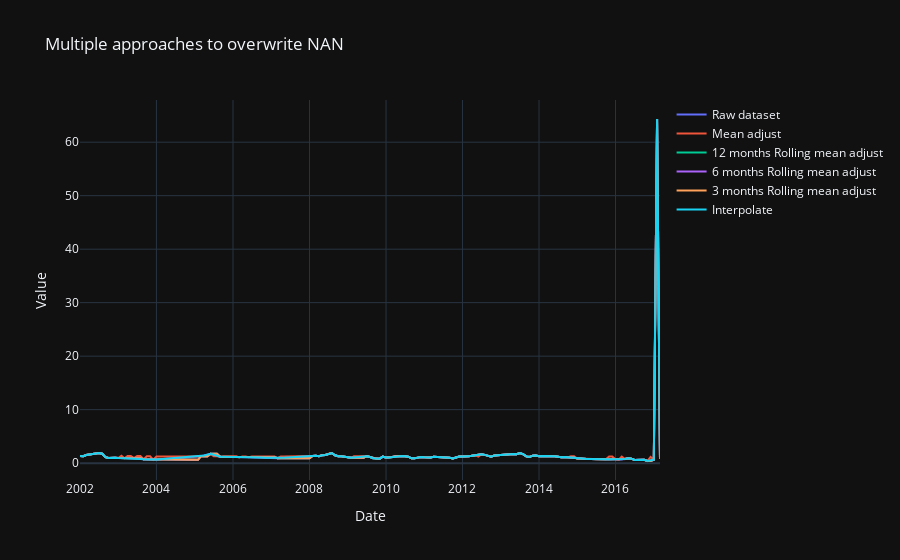

The code cell stored with this chart in its notebook:
### Code cell
fig = go.Figure()

# Adicionar traços para cada DataFrame
fig.add_trace(
    go.Scatter(x=dataframe_to_adjust['date'], y=dataframe_to_adjust['usdprice'], mode='lines', name='Raw dataset'))
fig.add_trace(go.Scatter(x=dataframe_adjusted_mean['date'], y=dataframe_adjusted_mean['usdprice'], mode='lines',
                         name='Mean adjust'))
fig.add_trace(
    go.Scatter(x=dataframe_adjusted_rolling_12_months['date'], y=dataframe_adjusted_rolling_12_months['usdprice'],
               mode='lines', name='12 months Rolling mean adjust'))
fig.add_trace(
    go.Scatter(x=dataframe_adjusted_rolling_6_months['date'], y=dataframe_adjusted_rolling_6_months['usdprice'],
               mode='lines', name='6 months Rolling mean adjust'))
fig.add_trace(
    go.Scatter(x=dataframe_adjusted_rolling_3_months['date'], y=dataframe_adjusted_rolling_3_months['usdprice'],
               mode='lines', name='3 months Rolling mean adjust'))
fig.add_trace(
    go.Scatter(x=dataframe_adjusted_interpolate['date'], y=dataframe_adjusted_interpolate['usdprice'], mode='lines',
               name='Interpolate'))
# Adicionar título e rótulos dos eixos
fig.update_layout(title='Multiple approaches to overwrite NAN',
                  xaxis_title='Date',
                  yaxis_title='Value')

# Mostrar o gráfico
fig.show()

### Figure 1 — Plotly figure (JSON) as saved in the notebook; plotly's stock layout.template omitted (floating-point values rounded to 4 significant figures; data arrays with more than 128 entries replaced by an {"elided": "..."} marker saying what was removed)
{"data": [{"mode": "lines", "name": "Raw dataset", "x": ["2002-01-01T00:00:00", "2002-02-01T00:00:00", "2002-03-01T00:00:00", "2002-04-01T00:00:00", "2002-05-01T00:00:00", "2002-06-01T00:00:00", "2002-07-01T00:00:00", "2002-08-01T00:00:00", "2002-09-01T00:00:00", "2002-10-01T00:00:00", "2002-11-01T00:00:00", "2002-12-01T00:00:00", "2003-01-01T00:00:00", "2003-03-01T00:00:00", "2003-06-01T00:00:00", "2003-09-01T00:00:00", "2003-12-01T00:00:00", "2005-03-01T00:00:00", "2005-06-01T00:00:00", "2005-09-01T00:00:00", "2005-12-01T00:00:00", "2006-03-01T00:00:00", "2006-06-01T00:00:00", "2007-03-01T00:00:00", "2008-02-01T00:00:00", "2008-03-01T00:00:00", "2008-04-01T00:00:00", "2008-05-01T00:00:00", "2008-06-01T00:00:00", "2008-07-01T00:00:00", "2008-08-01T00:00:00", "2008-09-01T00:00:00", "2008-10-01T00:00:00", "2008-11-01T00:00:00", "2008-12-01T00:00:00", "2009-01-01T00:00:00", "2009-02-01T00:00:00", "2009-07-01T00:00:00", "2009-08-01T00:00:00", "2009-09-01T00:00:00", "2009-10-01T00:00:00", "2009-11-01T00:00:00", "2009-12-01T00:00:00", "2010-01-01T00:00:00", "2010-02-01T00:00:00", "2010-03-01T00:00:00", "2010-04-01T00:00:00", "2010-05-01T00:00:00", "2010-06-01T00:00:00", "2010-07-01T00:00:00", "2010-08-01T00:00:00", "2010-09-01T00:00:00", "2010-10-01T00:00:00", "2010-11-01T00:00:00", "2010-12-01T00:00:00", "2011-01-01T00:00:00", "2011-02-01T00:00:00", "2011-03-01T00:00:00", "2011-04-01T00:00:00", "2011-05-01T00:00:00", "2011-06-01T00:00:00", "2011-07-01T00:00:00", "2011-08-01T00:00:00", "2011-09-01T00:00:00", "2011-10-01T00:00:00", "2011-11-01T00:00:00", "2011-12-01T00:00:00", "2012-01-01T00:00:00", "2012-02-01T00:00:00", "2012-03-01T00:00:00", "2012-04-01T00:00:00", "2012-05-01T00:00:00", "2012-07-01T00:00:00", "2012-08-01T00:00:00", "2012-09-01T00:00:00", "2012-10-01T00:00:00", "2012-11-01T00:00:00", "2012-12-01T00:00:00", "2013-01-01T00:00:00", "2013-02-01T00:00:00", "2013-03-01T00:00:00", "2013-04-01T00:00:00", "2013-05-01T00:00:00", "2013-06-01T00:00:00", "2013-07-01T00:00:00", "2013-08-01T00:00:00", "2013-09-01T00:00:00", "2013-10-01T00:00:00", "2013-11-01T00:00:00", "2013-12-01T00:00:00", "2014-01-01T00:00:00", "2014-02-01T00:00:00", "2014-03-01T00:00:00", "2014-04-01T00:00:00", "2014-05-01T00:00:00", "2014-06-01T00:00:00", "2014-07-01T00:00:00", "2014-08-01T00:00:00", "2014-09-01T00:00:00", "2014-10-01T00:00:00", "2015-01-01T00:00:00", "2015-02-01T00:00:00", "2015-03-01T00:00:00", "2015-04-01T00:00:00", "2015-05-01T00:00:00", "2015-06-01T00:00:00", "2015-07-01T00:00:00", "2015-08-01T00:00:00", "2015-09-01T00:00:00", "2015-10-01T00:00:00", "2016-01-01T00:00:00", "2016-02-01T00:00:00", "2016-04-01T00:00:00", "2016-05-01T00:00:00", "2016-06-01T00:00:00", "2016-07-01T00:00:00", "2016-08-01T00:00:00", "2016-09-01T00:00:00", "2016-10-01T00:00:00", "2016-11-01T00:00:00", "2017-01-01T00:00:00", "2017-02-01T00:00:00", "2017-03-01T00:00:00"], "y": [1.325, 1.297, 1.516, 1.621, 1.681, 1.839, 1.906, 1.752, 1.128, 0.9524, 1.029, 0.9962, 0.9508, 0.9227, 0.9315, 0.7175, 0.6294, 1.302, 1.735, 1.183, 1.174, 1.07, 1.121, 0.9208, 1.357, 1.393, 1.282, 1.496, 1.519, 1.758, 1.898, 1.478, 1.278, 1.291, 1.181, 1.008, 0.9948, 1.304, 1.145, 0.8843, 0.8476, 0.8373, 1.208, 1.065, 1.075, 1.132, 1.265, 1.229, 1.312, 1.296, 1.205, 0.906, 0.8949, 1.031, 1.16, 1.085, 1.022, 1.058, 1.202, 1.171, 1.15, 1.199, 1.138, 1.001, 0.8902, 1.077, 1.227, 1.249, 1.211, 1.266, 1.378, 1.475, 1.66, 1.549, 1.311, 1.187, 1.443, 1.503, 1.47, 1.491, 1.568, 1.664, 1.703, 1.664, 1.883, 1.677, 1.256, 1.166, 1.403, 1.408, 1.288, 1.316, 1.326, 1.28, 1.27, 1.304, 1.195, 1.081, 1.133, 1.062, 0.8507, 0.8649, 0.779, 0.7588, 0.7717, 0.7893, 0.729, 0.7462, 0.754, 0.7188, 0.7199, 0.6245, 0.7588, 0.9036, 0.8446, 0.599, 0.6112, 0.6049, 0.6194, 0.4, 0.6325, 64.33, 0.7898], "type": "scatter"}, {"mode": "lines", "name": "Mean adjust", "x": {"elided": "183 str values"}, "y": {"elided": "183 float values"}, "type": "scatter"}, {"mode": "lines", "name": "12 months Rolling mean adjust", "x": {"elided": "183 str values"}, "y": {"elided": "183 float values"}, "type": "scatter"}, {"mode": "lines", "name": "6 months Rolling mean adjust", "x": {"elided": "183 str values"}, "y": {"elided": "183 float values"}, "type": "scatter"}, {"mode": "lines", "name": "3 months Rolling mean adjust", "x": {"elided": "183 str values"}, "y": {"elided": "183 float values"}, "type": "scatter"}, {"mode": "lines", "name": "Interpolate", "x": {"elided": "183 str values"}, "y": {"elided": "183 float values"}, "type": "scatter"}], "layout": {"title": {"text": "Multiple approaches to overwrite NAN"}, "xaxis": {"title": {"text": "Date"}}, "yaxis": {"title": {"text": "Value"}}}}
